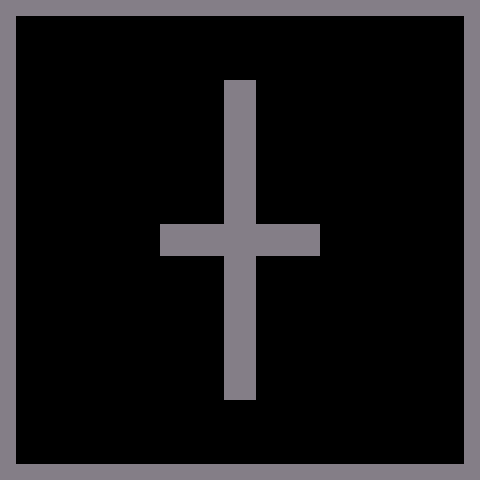

Tiled map render using the project's own tile images. Description and the whole map definition, tile-layer contents included, below:
An orthogonal 30x30 tile map with 16x16 px tiles, 1 tile layer (Walls) and 3 objects (Text).

<map version="1.10" tiledversion="1.11.0" orientation="orthogonal" renderorder="right-down" width="30" height="30" tilewidth="16" tileheight="16" infinite="0" nextlayerid="4" nextobjectid="4">
 <tileset firstgid="1" source="../tilesets/environment.tsx" />
 <layer id="1" name="Walls" width="30" height="30">
  <properties>
   <property name="solid" type="bool" value="true" />
  </properties>
  <data encoding="csv">
1,1,1,1,1,1,1,1,1,1,1,1,1,1,1,1,1,1,1,1,1,1,1,1,1,1,1,1,1,1,
1,0,0,0,0,0,0,0,0,0,0,0,0,0,0,0,0,0,0,0,0,0,0,0,0,0,0,0,0,1,
1,0,0,0,0,0,0,0,0,0,0,0,0,0,0,0,0,0,0,0,0,0,0,0,0,0,0,0,0,1,
1,0,0,0,0,0,0,0,0,0,0,0,0,0,0,0,0,0,0,0,0,0,0,0,0,0,0,0,0,1,
1,0,0,0,0,0,0,0,0,0,0,0,0,0,0,0,0,0,0,0,0,0,0,0,0,0,0,0,0,1,
1,0,0,0,0,0,0,0,0,0,0,0,0,0,1,1,0,0,0,0,0,0,0,0,0,0,0,0,0,1,
1,0,0,0,0,0,0,0,0,0,0,0,0,0,1,1,0,0,0,0,0,0,0,0,0,0,0,0,0,1,
1,0,0,0,0,0,0,0,0,0,0,0,0,0,1,1,0,0,0,0,0,0,0,0,0,0,0,0,0,1,
1,0,0,0,0,0,0,0,0,0,0,0,0,0,1,1,0,0,0,0,0,0,0,0,0,0,0,0,0,1,
1,0,0,0,0,0,0,0,0,0,0,0,0,0,1,1,0,0,0,0,0,0,0,0,0,0,0,0,0,1,
1,0,0,0,0,0,0,0,0,0,0,0,0,0,1,1,0,0,0,0,0,0,0,0,0,0,0,0,0,1,
1,0,0,0,0,0,0,0,0,0,0,0,0,0,1,1,0,0,0,0,0,0,0,0,0,0,0,0,0,1,
1,0,0,0,0,0,0,0,0,0,0,0,0,0,1,1,0,0,0,0,0,0,0,0,0,0,0,0,0,1,
1,0,0,0,0,0,0,0,0,0,0,0,0,0,1,1,0,0,0,0,0,0,0,0,0,0,0,0,0,1,
1,0,0,0,0,0,0,0,0,0,1,1,1,1,1,1,1,1,1,1,0,0,0,0,0,0,0,0,0,1,
1,0,0,0,0,0,0,0,0,0,1,1,1,1,1,1,1,1,1,1,0,0,0,0,0,0,0,0,0,1,
1,0,0,0,0,0,0,0,0,0,0,0,0,0,1,1,0,0,0,0,0,0,0,0,0,0,0,0,0,1,
1,0,0,0,0,0,0,0,0,0,0,0,0,0,1,1,0,0,0,0,0,0,0,0,0,0,0,0,0,1,
1,0,0,0,0,0,0,0,0,0,0,0,0,0,1,1,0,0,0,0,0,0,0,0,0,0,0,0,0,1,
1,0,0,0,0,0,0,0,0,0,0,0,0,0,1,1,0,0,0,0,0,0,0,0,0,0,0,0,0,1,
1,0,0,0,0,0,0,0,0,0,0,0,0,0,1,1,0,0,0,0,0,0,0,0,0,0,0,0,0,1,
1,0,0,0,0,0,0,0,0,0,0,0,0,0,1,1,0,0,0,0,0,0,0,0,0,0,0,0,0,1,
1,0,0,0,0,0,0,0,0,0,0,0,0,0,1,1,0,0,0,0,0,0,0,0,0,0,0,0,0,1,
1,0,0,0,0,0,0,0,0,0,0,0,0,0,1,1,0,0,0,0,0,0,0,0,0,0,0,0,0,1,
1,0,0,0,0,0,0,0,0,0,0,0,0,0,1,1,0,0,0,0,0,0,0,0,0,0,0,0,0,1,
1,0,0,0,0,0,0,0,0,0,0,0,0,0,0,0,0,0,0,0,0,0,0,0,0,0,0,0,0,1,
1,0,0,0,0,0,0,0,0,0,0,0,0,0,0,0,0,0,0,0,0,0,0,0,0,0,0,0,0,1,
1,0,0,0,0,0,0,0,0,0,0,0,0,0,0,0,0,0,0,0,0,0,0,0,0,0,0,0,0,1,
1,0,0,0,0,0,0,0,0,0,0,0,0,0,0,0,0,0,0,0,0,0,0,0,0,0,0,0,0,1,
1,1,1,1,1,1,1,1,1,1,1,1,1,1,1,1,1,1,1,1,1,1,1,1,1,1,1,1,1,1
</data>
 </layer>
 <objectgroup id="2" name="Objects">
  <object id="1" template="templates/spaceship.tx" x="64" y="240">
   <properties>
    <property name="disableCanon" type="bool" value="true" />
    <property name="facing" value="right" />
   </properties>
  </object>
  <object id="2" template="templates/goal.tx" x="416" y="240" />
 </objectgroup>
 <objectgroup id="3" name="Texts">
  <object id="3" type="Text" x="32" y="256" width="80.2344" height="18.8438">
   <text wrap="1">Lets get a little more
advanced with movement...</text>
  </object>
 </objectgroup>
</map>
